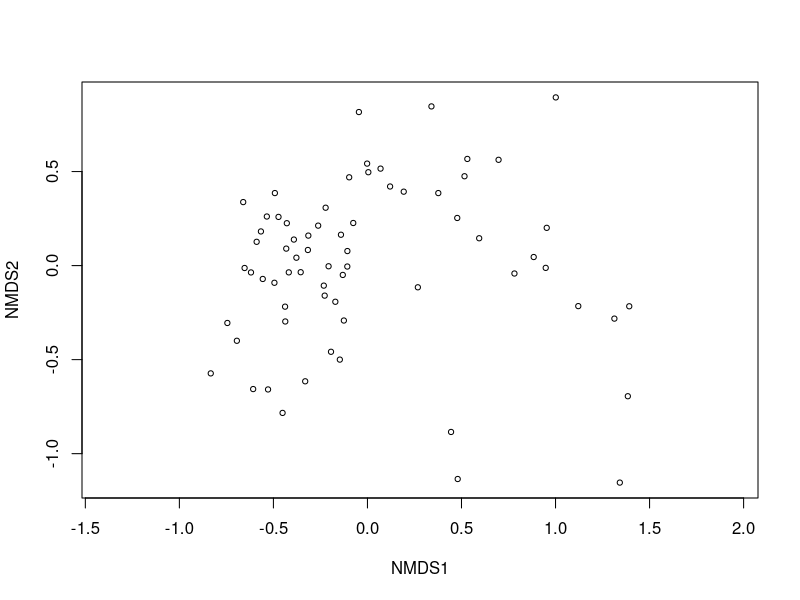

Reproduce this figure in R. (Note: this script raises an error after producing the figure.)
# ---
# title: "Ординация. Многомерное шкалирование."
# subtitle: "Анализ и визуализация многомерных данных с использованием R"
# author: Марина Варфоломеева, Вадим Хайтов
# ---

# install.packages(scatterplot3d)
# install.packages(gridExtra)

## Пример: Сообщества бентоса акватории Долгой губы (о. Б. Соловецкий, Белое море)
# Нинбург, 1990; Хайтов и др., 2013

abund <- read.table("data/dolg_abundance.txt", skip = 1, header = TRUE, sep = ";")
hydrol <- read.table("data/dolg_hydrology.txt", skip = 1, header = TRUE, sep = ";")

# ## Задание: Прямая ординация станций в осях Температуры и Солености
# Постройте диаграмму, отражающую ординацию станций в осях Температуры и Солености.
# Модифицируйте график так, чтобы была еще видна связь с суммарным обилием видов в пробах.





# Неметрическое многомерное шкалирование
# Трансформируем данные
log_abund <- log(abund[,-1] + 1)
row.names(log_abund) <- abund$Station

library (vegan)
ord <- metaMDS(log_abund, distance = "bray", k = 2) # результаты сохраняются в объекте ord
ord

## Графическое представление результатов средствами пакета `vegan`
ordiplot(ord, display = "sites" )
# text(ord) #Можно добавить обозначения сайтов (объектов)

# ## Задание: Графическое представление результатов средствами `ggplot2`
# - Исследуйте объект `ord` и извлеките из него данные с новыми координатами
# - Постройте график ординации при помощи пакета `ggplot2`
# - Раскрасьте точки на ординации согласно глубине (данные в `hydrol`)




## Задание:
# - Создайте датафрейм, содержащий исходные данные (без логарифмирования) только по сайтам S17, S33, S37, S38, S44, S59.
# - Постройте ординацию этих объектов с использованием в качестве меры различия коэффициент Брея-Куртиса.
# - Измерьте линейкой расстояния между точками на ординации
# - Сравните матрицу коэффициентов Брея-Куртиса и матрицу расстояний между точками на ординации.



## Взаиморасположение точек на плоскости подобно взаиморасположению точек в многомерном пространстве признаков
dist_compare <- data.frame(Bray = as.vector(vegdist(red_abund[, -1])), MDS = as.vector(vegdist(ord1$points, method = "euclidean")))
ggplot(dist_compare, aes(x = Bray, y = MDS)) + geom_point(size = 4) + xlab("Bray-Curtis dissimilarity") + ylab("Distance between points on ordination")

## Диаграмма Шепарда
stressplot(ord1)

## Задание:
# Постройте диаграмму Шепарда вместе с монотонной регрессией на полном материале по Долгой губе. Найдите величину стресса.
# Надежна ли такая ординация?




## MDS в трехмерном пространстве
library(scatterplot3d)
ord3 <- metaMDS(log_abund, k = 3, trace = FALSE)
scatterplot3d(x = ord3$points[,1], y = ord3$points[,2], z = ord3$points[,3], xlab = "MDS 1", ylab = "MDS 2", zlab = "MDS 3")




# Сравнение ординаций

## Задание:
# - Постройте ординацию всех станций с использованием Евклидова расстояния




## Насколько похожи ординации, полученные при использовании коэффициента Брея-Куртиса и Евклидова расстояния?
op <- par(mfrow = c(1, 2))
ordiplot(ord, display = "site", type = "text", main = "Bray-Curtis")
ordiplot(ord4, display = "site", type = "text", main = "Euclidean")
par(op)



## Прокурстово преобразование
procrust <- procrustes(ord, ord4)
plot(procrust)
text(procrust, adj = 1, cex = 0.6)


# Трактовка результатов ординации
th <- theme( panel.background = element_rect(fill = "white", color = "black"), axis.ticks.x = element_blank(), axis.ticks.y = element_blank(), axis.text = element_blank(), panel.grid.major = element_blank(), panel.grid.minor = element_blank(), axis.title = element_blank(), legend.position = "bottom")

pl6 <- ggplot(data.frame(ord$points), aes(x = MDS1, y = MDS2, fill = hydrol$Depth)) + geom_point(shape = 21, size = 4) + scale_fill_gradient(low = "white", high = "black") + labs(fill = "Depth") + th

pl7 <- ggplot(data.frame(ord$points), aes(x = MDS1, y = MDS2, fill = hydrol$Sal)) + geom_point(shape = 21, size = 4)  + scale_fill_gradient(low = "cyan", high = "darkblue") + labs(fill = "Salinity")+ th

pl8 <- ggplot(data.frame(ord$points), aes(x = MDS1, y = MDS2, fill = hydrol$Temp)) + geom_point(shape = 21, size = 4) + scale_fill_gradient(low = "yellow", high = "red")  + labs(fill = "Temperature")+ th

pl9 <- ggplot(data.frame(ord$points), aes(x = MDS1, y = MDS2, fill = hydrol$Water_content)) + geom_point(shape = 21, size = 4) + scale_fill_gradient(low = "green", high = "black")  + labs(fill = "Water content") + th

library(gridExtra)
grid.arrange(pl6, pl7, pl8, pl9, ncol = 2)
